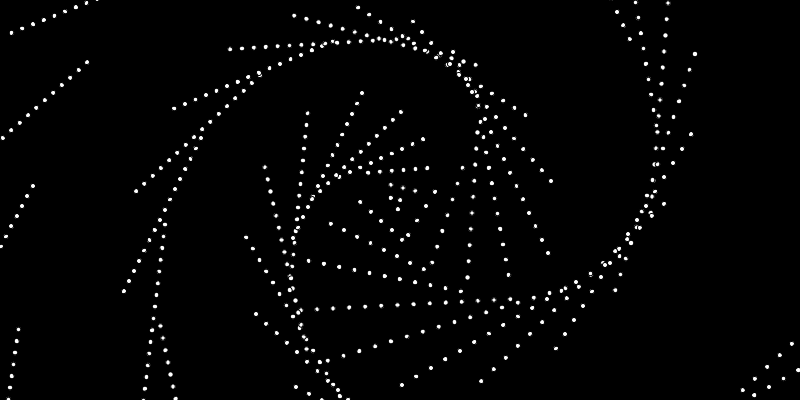
Frame 1 (no input)
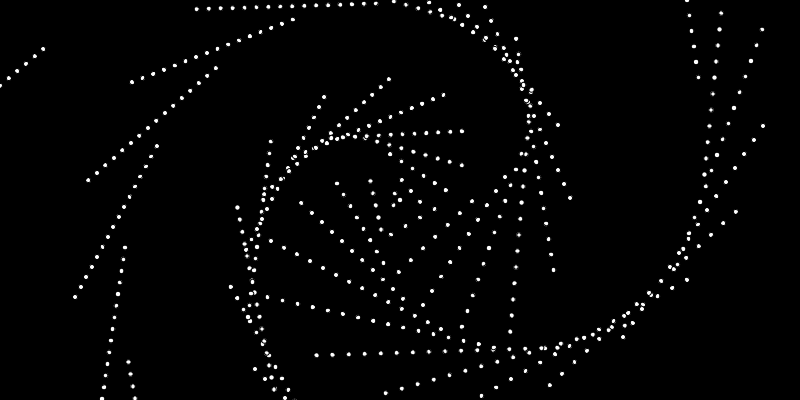
Frame 60 (the mouse pressed at the canvas centre just before this capture)
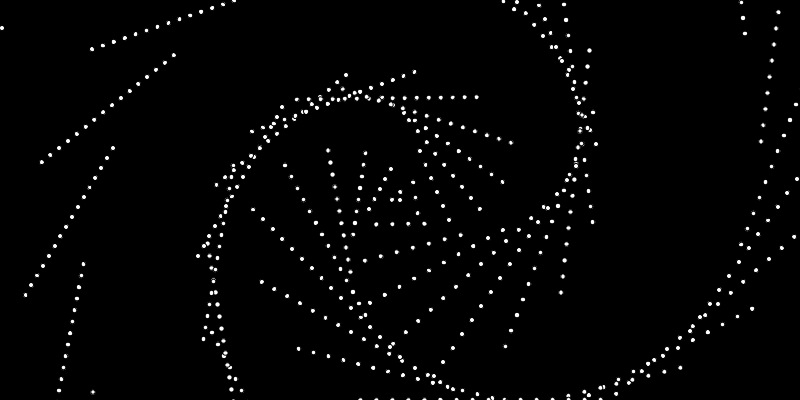
Frame 120 (the mouse held since frame 60 and released just before this capture)

The Processing sketch that drew these frames (run headless with seeded random() and noise(); from frame 60 on, the mouse is pressed at the canvas centre):

// Processing sketch: WavesByPhoine
// ── WavesByPhoine.pde
float rot = 0;
float moveX = 0;
float moveY = 0;
float max = 200;
 
void setup(){
  size(800, 400);
  background(255);
  smooth();
}
 
void draw(){  
  background(0);
  fill(0);
  float x = 0;
  while(x < 128){
    float y = 0;
    while(y < 32){
      rotRect(x, y, 5, rot + x + y, moveX, moveY);
      y += 2;
    }
    x += 2;
  }
  rot += 0.01;
  
}
 
void rotRect(float x, float y, float size, float r, float moveX, float moveY){
  
    moveX = x + width/2;
    moveY = y + height/2;
    translate(moveX, moveY);
    rotate(r);
    fill(255);
    ellipseMode(CENTER);
    ellipse(x * size, y * size, size, size);
    resetMatrix();
    
}
